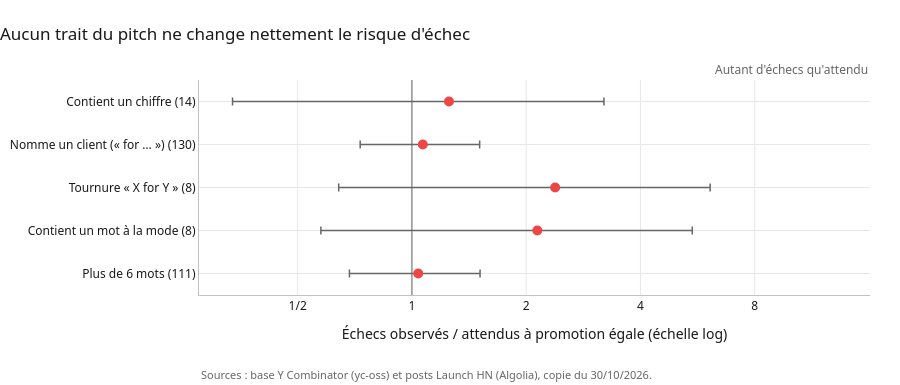

Notebook code for this chart:
### Markdown cell above
« AI » apparaît dans 1 à 2 % des pitchs des promotions 2017 à 2021, puis 5 % en 2022, 22 % en 2023
et environ un tiers depuis 2024 ; le score de jargon suit la même courbe (0,003 en 2017, 0,068 en
2025). « Platform » culmine en 2022, « crypto » et « marketplace » restent rares. Le vocabulaire d'un
pitch dit donc d'abord de quelle année il date. Conséquence pour la suite : dans l'échantillon
2017-2021, les mots à la mode sont presque absents (8 pitchs), et on ne peut pas tester si le pitch
« AI » des promotions récentes porte malheur.

### 3.3 Les traits du pitch et l'échec, à promotion égale

Pour chaque trait, on compare les échecs observés parmi les startups qui le présentent aux échecs
attendus si chacune échouait comme sa promotion (`analyse.ratios_par_indicateur`, même méthode
qu'en 2.3). Un ratio de 1,5 se lit « 50 % d'échecs de plus que leurs promotions ».

### Code cell
ratios = analyse.ratios_par_indicateur(etude, list(INDICATEURS)).rename(index=INDICATEURS)
display(ratios.round(2))
graphiques.points_ratios(ratios, "Aucun trait du pitch ne change nettement le risque d'échec")

### Figure 1 — Plotly figure (JSON) as saved in the notebook; plotly's stock layout.template omitted (floating-point values rounded to 4 significant figures)
{"data": [{"customdata": [[4.0, 3.195, 0.3369, 3.206], [32.0, 29.95, 0.7306, 1.508], [4.0, 1.678, 0.6414, 6.104], [4.0, 1.869, 0.5757, 5.478], [27.0, 25.98, 0.6846, 1.512]], "error_x": {"array": [1.954, 0.4399, 3.72, 3.338, 0.4728], "arrayminus": [0.9153, 0.3377, 1.743, 1.564, 0.3545], "color": "#666666", "thickness": 1.5, "width": 4}, "hovertemplate": "%{y} : %{customdata[0]} échecs pour %{customdata[1]:.1f} attendus (ratio %{x:.2f})<br>Intervalle à 95 % : %{customdata[2]:.2f} à %{customdata[3]:.2f}<extra></extra>", "legendgroup": "", "marker": {"color": "#ec4647", "size": 10, "symbol": "circle"}, "mode": "markers", "name": "", "orientation": "h", "showlegend": false, "type": "scatter", "x": [1.252, 1.068, 2.384, 2.14, 1.039], "xaxis": "x", "y": ["Contient un chiffre (14)", "Nomme un client (« for … ») (130)", "Tournure « X for Y » (8)", "Contient un mot à la mode (8)", "Plus de 6 mots (111)"], "yaxis": "y"}], "layout": {"annotations": [{"font": {"color": "#666666"}, "showarrow": false, "text": "Autant d'échecs qu'attendu", "x": 1, "xanchor": "center", "xref": "x", "y": 1, "yanchor": "bottom", "yref": "y domain"}, {"font": {"color": "#666666", "size": 11}, "showarrow": false, "text": "Sources : base Y Combinator (yc-oss) et posts Launch HN (Algolia), copie du 30/10/2026.", "x": 0, "xanchor": "left", "xref": "paper", "y": 0, "yanchor": "top", "yref": "paper", "yshift": -70}], "font": {"color": "#191919", "family": "system-ui, -apple-system, Segoe UI, sans-serif"}, "height": 385, "hoverlabel": {"bgcolor": "white"}, "legend": {"orientation": "h", "title": {}, "tracegroupgap": 0, "x": 0, "y": 1, "yanchor": "bottom"}, "margin": {"b": 90, "l": 10, "r": 30, "t": 80}, "scattermode": "group", "shapes": [{"line": {"color": "#666666", "width": 1}, "type": "line", "x0": 1, "x1": 1, "xref": "x", "y0": 0, "y1": 1, "yref": "y domain"}], "title": {"text": "Aucun trait du pitch ne change nettement le risque d'échec", "x": 0, "xanchor": "left"}, "xaxis": {"anchor": "y", "domain": [0.0, 1.0], "gridcolor": "#e7e7e7", "linecolor": "#c2c2c2", "ticktext": ["1/8", "1/4", "1/2", "1", "2", "4", "8"], "tickvals": [0.125, 0.25, 0.5, 1, 2, 4, 8], "title": {"text": "Échecs observés / attendus à promotion égale (échelle log)"}, "type": "log", "zeroline": false}, "yaxis": {"anchor": "x", "categoryarray": ["Plus de 6 mots (111)", "Contient un mot à la mode (8)", "Tournure « X for Y » (8)", "Nomme un client (« for … ») (130)", "Contient un chiffre (14)"], "categoryorder": "array", "domain": [0.0, 1.0], "gridcolor": "#e7e7e7", "linecolor": "#c2c2c2", "title": {}, "zeroline": false}}}
